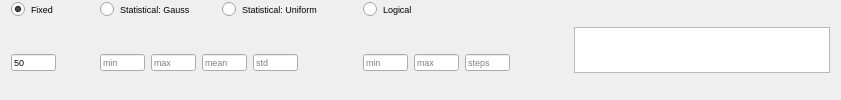
              <widget class="QFrame" name="frame_7">
               <property name="frameShape">
                <enum>QFrame::NoFrame</enum>
               </property>
               <property name="frameShadow">
                <enum>QFrame::Plain</enum>
               </property>
               <layout class="QHBoxLayout" name="horizontalLayout_5">
                <property name="topMargin">
                 <number>0</number>
                </property>
                <property name="bottomMargin">
                 <number>0</number>
                </property>
                <item>
                 <widget class="QFrame" name="frame_8">
                  <property name="frameShape">
                   <enum>QFrame::NoFrame</enum>
                  </property>
                  <property name="frameShadow">
                   <enum>QFrame::Plain</enum>
                  </property>
                  <layout class="QGridLayout" name="gridLayout_4">
                   <property name="leftMargin">
                    <number>0</number>
                   </property>
                   <property name="topMargin">
                    <number>0</number>
                   </property>
                   <property name="bottomMargin">
                    <number>0</number>
                   </property>
                   <item row="0" column="3">
                    <widget class="QRadioButton" name="radio_log_chl">
                     <property name="font">
                      <font>
                       <pointsize>7</pointsize>
                      </font>
                     </property>
                     <property name="text">
                      <string>Logical</string>
                     </property>
                     <attribute name="buttonGroup">
                      <string notr="true">buttonGroup_10</string>
                     </attribute>
                    </widget>
                   </item>
                   <item row="0" column="0">
                    <widget class="QRadioButton" name="radio_fix_chl">
                     <property name="font">
                      <font>
                       <pointsize>7</pointsize>
                      </font>
                     </property>
                     <property name="text">
                      <string>Fixed</string>
                     </property>
                     <property name="iconSize">
                      <size>
                       <width>12</width>
                       <height>12</height>
                      </size>
                     </property>
                     <property name="checked">
                      <bool>true</bool>
                     </property>
                     <attribute name="buttonGroup">
                      <string notr="true">buttonGroup_10</string>
                     </attribute>
                    </widget>
                   </item>
                   <item row="1" column="4">
                    <spacer name="horizontalSpacer_3">
                     <property name="orientation">
                      <enum>Qt::Horizontal</enum>
                     </property>
                     <property name="sizeHint" stdset="0">
                      <size>
                       <width>40</width>
                       <height>20</height>
                      </size>
                     </property>
                    </spacer>
                   </item>
                   <item row="1" column="0">
                    <widget class="QFrame" name="frame_9">
                     <property name="frameShape">
                      <enum>QFrame::NoFrame</enum>
                     </property>
                     <property name="frameShadow">
                      <enum>QFrame::Plain</enum>
                     </property>
                     <layout class="QHBoxLayout" name="horizontalLayout_6">
                      <property name="leftMargin">
                       <number>0</number>
                      </property>
                      <property name="topMargin">
                       <number>0</number>
                      </property>
                      <property name="bottomMargin">
                       <number>0</number>
                      </property>
                      <item>
                       <widget class="QLineEdit" name="txt_fix_chl">
                        <property name="maximumSize">
                         <size>
                          <width>45</width>
                          <height>17</height>
                         </size>
                        </property>
                        <property name="font">
                         <font>
                          <pointsize>7</pointsize>
                         </font>
                        </property>
                        <property name="text">
                         <string>50</string>
                        </property>
                        <property name="placeholderText">
                         <string>value</string>
                        </property>
                       </widget>
                      </item>
                      <item>
                       <spacer name="horizontalSpacer_9">
                        <property name="orientation">
                         <enum>Qt::Horizontal</enum>
                        </property>
                        <property name="sizeType">
                         <enum>QSizePolicy::Maximum</enum>
                        </property>
                        <property name="sizeHint" stdset="0">
                         <size>
                          <width>20</width>
                          <height>20</height>
                         </size>
                        </property>
                       </spacer>
                      </item>
                     </layout>
                    </widget>
                   </item>
                   <item row="1" column="3">
                    <widget class="QFrame" name="frame_10">
                     <property name="frameShape">
                      <enum>QFrame::NoFrame</enum>
                     </property>
                     <property name="frameShadow">
                      <enum>QFrame::Plain</enum>
                     </property>
                     <layout class="QHBoxLayout" name="horizontalLayout_7">
                      <property name="leftMargin">
                       <number>0</number>
                      </property>
                      <property name="topMargin">
                       <number>0</number>
                      </property>
                      <property name="bottomMargin">
                       <number>0</number>
                      </property>
                      <item>
                       <widget class="QLineEdit" name="txt_log_min_chl">
                        <property name="maximumSize">
                         <size>
                          <width>45</width>
                          <height>17</height>
                         </size>
                        </property>
                        <property name="font">
                         <font>
                          <pointsize>7</pointsize>
                         </font>
                        </property>
                        <property name="placeholderText">
                         <string>min</string>
                        </property>
                       </widget>
                      </item>
                      <item>
                       <widget class="QLineEdit" name="txt_log_max_chl">
                        <property name="maximumSize">
                         <size>
                          <width>45</width>
                          <height>17</height>
                         </size>
                        </property>
                        <property name="font">
                         <font>
                          <pointsize>7</pointsize>
                         </font>
                        </property>
                        <property name="placeholderText">
                         <string>max</string>
                        </property>
                       </widget>
                      </item>
                      <item>
                       <widget class="QLineEdit" name="txt_log_steps_chl">
                        <property name="maximumSize">
                         <size>
                          <width>45</width>
                          <height>17</height>
                         </size>
                        </property>
                        <property name="font">
                         <font>
                          <pointsize>7</pointsize>
                         </font>
                        </property>
                        <property name="placeholderText">
                         <string>steps</string>
                        </property>
                       </widget>
                      </item>
                     </layout>
                    </widget>
                   </item>
                   <item row="0" column="1">
                    <widget class="QFrame" name="frame_11">
                     <property name="frameShape">
                      <enum>QFrame::NoFrame</enum>
                     </property>
                     <property name="frameShadow">
                      <enum>QFrame::Plain</enum>
                     </property>
                     <layout class="QHBoxLayout" name="horizontalLayout_8">
                      <property name="topMargin">
                       <number>0</number>
                      </property>
                      <property name="bottomMargin">
                       <number>0</number>
                      </property>
                      <item>
                       <widget class="QRadioButton" name="radio_gauss_chl">
                        <property name="font">
                         <font>
                          <pointsize>7</pointsize>
                         </font>
                        </property>
                        <property name="text">
                         <string>Statistical: Gauss</string>
                        </property>
                        <attribute name="buttonGroup">
                         <string notr="true">buttonGroup_10</string>
                        </attribute>
                       </widget>
                      </item>
                      <item>
                       <widget class="QRadioButton" name="radio_uni_chl">
                        <property name="font">
                         <font>
                          <pointsize>7</pointsize>
                         </font>
                        </property>
                        <property name="text">
                         <string>Statistical: Uniform</string>
                        </property>
                        <attribute name="buttonGroup">
                         <string notr="true">buttonGroup_10</string>
                        </attribute>
                       </widget>
                      </item>
                      <item>
                       <spacer name="horizontalSpacer_5">
                        <property name="orientation">
                         <enum>Qt::Horizontal</enum>
                        </property>
                        <property name="sizeType">
                         <enum>QSizePolicy::Maximum</enum>
                        </property>
                        <property name="sizeHint" stdset="0">
                         <size>
                          <width>10</width>
                          <height>20</height>
                         </size>
                        </property>
                       </spacer>
                      </item>
                     </layout>
                    </widget>
                   </item>
                   <item row="1" column="1">
                    <widget class="QFrame" name="frame_12">
                     <property name="frameShape">
                      <enum>QFrame::NoFrame</enum>
                     </property>
                     <property name="frameShadow">
                      <enum>QFrame::Plain</enum>
                     </property>
                     <layout class="QGridLayout" name="gridLayout_5">
                      <property name="leftMargin">
                       <number>9</number>
                      </property>
                      <property name="topMargin">
                       <number>0</number>
                      </property>
                      <property name="bottomMargin">
                       <number>0</number>
                      </property>
                      <item row="0" column="0">
                       <widget class="QLineEdit" name="txt_gauss_min_chl">
                        <property name="maximumSize">
                         <size>
                          <width>45</width>
                          <height>17</height>
                         </size>
                        </property>
                        <property name="font">
                         <font>
                          <pointsize>7</pointsize>
                         </font>
                        </property>
                        <property name="placeholderText">
                         <string>min</string>
                        </property>
                       </widget>
                      </item>
                      <item row="0" column="1">
                       <widget class="QLineEdit" name="txt_gauss_max_chl">
                        <property name="maximumSize">
                         <size>
                          <width>45</width>
                          <height>17</height>
                         </size>
                        </property>
                        <property name="font">
                         <font>
                          <pointsize>7</pointsize>
                         </font>
                        </property>
                        <property name="placeholderText">
                         <string>max</string>
                        </property>
                       </widget>
                      </item>
                      <item row="0" column="3">
                       <widget class="QLineEdit" name="txt_gauss_std_chl">
                        <property name="maximumSize">
                         <size>
                          <width>45</width>
                          <height>17</height>
                         </size>
                        </property>
                        <property name="font">
                         <font>
                          <pointsize>7</pointsize>
                         </font>
                        </property>
                        <property name="placeholderText">
                         <string>std</string>
                        </property>
                       </widget>
                      </item>
                      <item row="0" column="2">
                       <widget class="QLineEdit" name="txt_gauss_mean_chl">
                        <property name="maximumSize">
                         <size>
                          <width>45</width>
                          <height>17</height>
                         </size>
                        </property>
                        <property name="font">
                         <font>
                          <pointsize>7</pointsize>
                         </font>
                        </property>
                        <property name="placeholderText">
                         <string>mean</string>
                        </property>
                       </widget>
                      </item>
                      <item row="0" column="4">
                       <spacer name="horizontalSpacer_10">
                        <property name="orientation">
                         <enum>Qt::Horizontal</enum>
                        </property>
                        <property name="sizeType">
                         <enum>QSizePolicy::Maximum</enum>
                        </property>
                        <property name="sizeHint" stdset="0">
                         <size>
                          <width>50</width>
                          <height>20</height>
                         </size>
                        </property>
                       </spacer>
                      </item>
                     </layout>
                    </widget>
                   </item>
                  </layout>
                 </widget>
                </item>
                <item>
                 <widget class="PlotWidget" name="viewChl">
                  <property name="sizePolicy">
                   <sizepolicy hsizetype="Expanding" vsizetype="Fixed">
                    <horstretch>0</horstretch>
                    <verstretch>0</verstretch>
                   </sizepolicy>
                  </property>
                  <property name="maximumSize">
                   <size>
                    <width>16777215</width>
                    <height>46</height>
                   </size>
                  </property>
                  <property name="styleSheet">
                   <string notr="true">border-right-color: rgb(255, 255, 127);</string>
                  </property>
                 </widget>
                </item>
               </layout>
              </widget>
